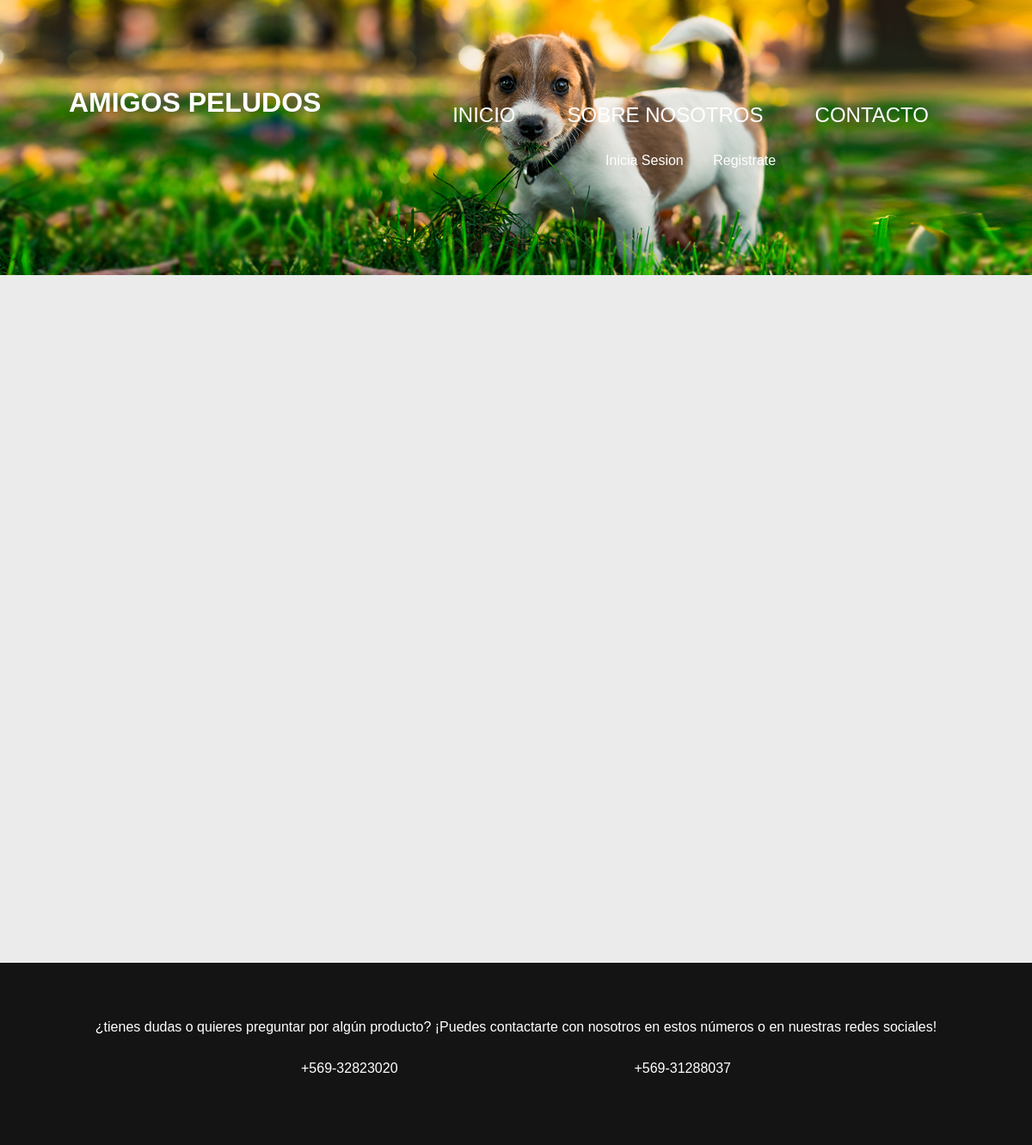
Page /Productos on the earlier database version.
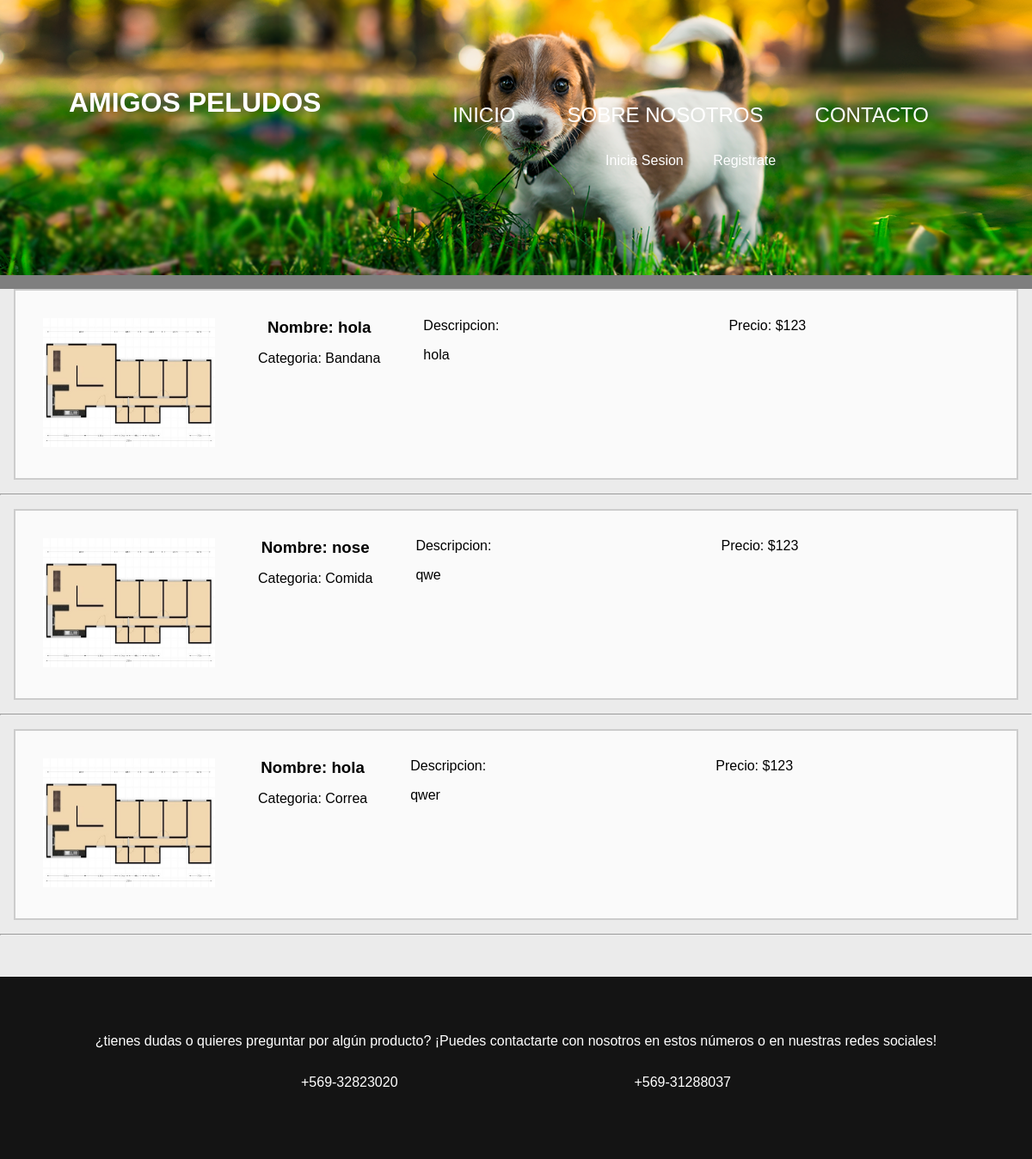
Same page on the later database version.
### core/models.py (models this page shows, shortened)
class Producto(models.Model):
    id = models.CharField(max_length= 9999 ,primary_key=True, verbose_name='id producto')
    nombre = models.CharField(max_length= 50 , verbose_name='Nombre productos')
    descripcion = models.TextField(max_length=300 , verbose_name='Descripcion de producto')
    precio = models.IntegerField(verbose_name='Precio producto')
    imagen = models.ImageField(null = True, upload_to ="Productos")
    categoria = models.ForeignKey(Categoria, on_delete=models.CASCADE)

class Categoria(models.Model):
    idCategoria = models.CharField(max_length= 5 , primary_key=True, verbose_name='Id categoria')
    NombreCategoria = models.CharField(max_length= 35 , verbose_name='Nombre Categoria')
    def __str__(self):
        return self.NombreCategoria

### core/views.py (the view)
# urls.py: path('Productos',Productos, name='Productos'),
@permission_classes((IsAuthenticated, ))
def Productos(request):
    productos = Producto.objects.all()
    contexto = {
        'producto' : productos
    }
    return render(request, 'core/productos.html', contexto)

### core/context_processor.py (called while the page is built)
def total_venta(request):
    total = 0
    if request.user.is_authenticated:
        if "cart" in request.session.keys():
            for key, value in request.session["cart"].items():
                total += int(value["precio"])
    return {"total_carrito": total}

### core/templates/core/productos.html (shortened to what this page needs)
<!DOCTYPE html>
<html lang="es">
<head>
  {% load static %}
    <link rel="stylesheet" href="{% static 'core/css/estilo2.css'%}">
</head>
<header>
  <div>
      <h1 class="size">AMIGOS PELUDOS</h1>
  </div>
  <div id="menu">
    <nav>
      <a class="none" href="{% url 'home' %}">INICIO</a>
      <a class="none" href="{% url 'home' %}">SOBRE NOSOTROS</a>
      <a class="none" href="#contacto">CONTACTO</a>
    </nav>
    <div>
      {% if user.is_authenticated %}
      <a class="btn" href="{% url 'logout' %}">Cerrar sesion</a>
      {% else %}
      <a class="btn1" href="{% url 'login' %}">Inicia Sesion</a>
      <a class="btn " href="{% url 'Registro' %}">Registrate</a>
      {% endif %}
    </div>
  </div>
</header>
<body>
    <section id="cuerpo">
      <section id="pr">
        <div>
          {% for auxPr in producto %}
            <div class="producto">
              <div class="img-pro">
                {% if auxPr.imagen %}
                <div><img src="{{ auxPr.imagen.url }}" alt="no disponible" width="250px" height="150px"></div>
                {% endif %}
              </div>
              <div class="info-pro">
                <h1>Nombre: {{auxPr.nombre}}</h1>
                <p>Categoria: {{auxPr.categoria}}</p>
              </div>
              <div class="descripcion">
                Descripcion:
                <p>{{auxPr.descripcion}}</p>
              </div>
              <div class="producto-2">
                <div id="precio">
                  <p class="precio">Precio: ${{auxPr.precio}}</p>
                </div>
              </div>
            </div>
            <hr>
          {% endfor %}
        </div>
      </section>
    </section>
    <footer id="contacto">
      <div>
          <p>¿tienes dudas o quieres preguntar por algún producto? ¡Puedes contactarte con nosotros en estos números o en nuestras redes sociales!</p>
          <section id="numero">
              <div>+569-32823020</div>
              <div>+569-31288037</div>
          </section>
      </div>
    </footer>
</body>
</html>

### core/static/core/css/estilo2.css (style rules this page uses)
html { font-family: 'Montserrat', sans-serif; scroll-behavior: smooth; }
header { background-image: url(../IMG/Perro-comiendo-pasto.png); background-repeat: no-repeat; background-size: cover; margin: 0; text-align: center; display: flex; flex-direction: column; min-height: 200px; }
nav { display: flex; flex-direction: column; }
nav a { margin: 5px; }
nav a { text-decoration: none; color: white; }
body { margin: 0%; background-color: rgb(235, 235, 235); }
#sobrenosotros, #suscribirse, #contacto { display: flex; flex-direction: column; text-align: center; }
footer { background-color: rgb(20, 20, 20); }
#numero { display: flex; justify-content: space-between; margin: 30px; }
#contacto { padding: 50px; }
@media (min-width:1023px) { body { background-image: linear-gradient( 0deg, rgba(0,0,0,0.5), rgba(0,0,0,0.5) ) ,url(../IMG/pasto.jpg); background-size: cover; background-repeat: repeat-x; } }
@media (min-width:1023px) { nav { justify-content: center; text-align: center; flex-direction: row; } }
@media (min-width:1023px) { nav a { margin: 30px; } }
@media (min-width:1023px) { #cuerpo { margin: auto; min-height: 800px; max-width: 140vh; background-color: rgb(235, 235, 235); } }
@media (min-width:1023px) { #numero { margin-left: 300px; margin-right: 300px; } }
@media (min-width:1023px) { .producto ,.producto2 { display: flex; margin: 0; } }
@media (min-width:1023px) { .img-pro,.info-pro { margin-right: 50px; } }
@media (min-width:1023px) { .descripcion { width: 300px; text-align: start; } }
@media (min-width:1025px) { body { justify-content: center; } }
@media (min-width:1025px) { header { justify-content: space-between; padding-left: 80px; padding-right: 80px; padding-top: 80px; padding-bottom: 40px; flex-direction: row; } }
@media (min-width:1025px) { nav a { font-size: 1.5rem; } }
@media (min-width:1025px) { #cuerpo { margin: auto; max-width: 150vh; } }
header h1 { color: white; }
#cuerpo h1 { margin:0; }
footer div, footer p { color: white; }
#pr { margin: 0; }
.producto div img { max-width: 200px; max-height: 200px; }
.producto { padding: 2em; background-color: #fafafa; margin: 1rem; border: 2px solid #ccc; text-align: center; }
.producto h1 { text-align: center; margin-right: 50px; }
.producto .precio { text-align: right; margin: 0; }
#agregarcat,#modpro,#menu,#agregarpro div,.conlog,.conreg { display: flex; flex-direction: column; margin: 10px; }
#menu a { text-decoration: none; color: white; }
.btn1 { margin-right: 30px; }
#menu { display: flex; flex-direction: column; }
#precio { display: flex; justify-content: center; }

Differences in the rows shown:
added Producto: imagen (picture), nombre "hola", categoria "Bandana", descripcion "hola", precio "123"
added Producto: imagen (picture), nombre "nose", categoria "Comida", descripcion "qwe", precio "123"
added Producto: imagen (picture), nombre "hola", categoria "Correa", descripcion "qwer", precio "123"
